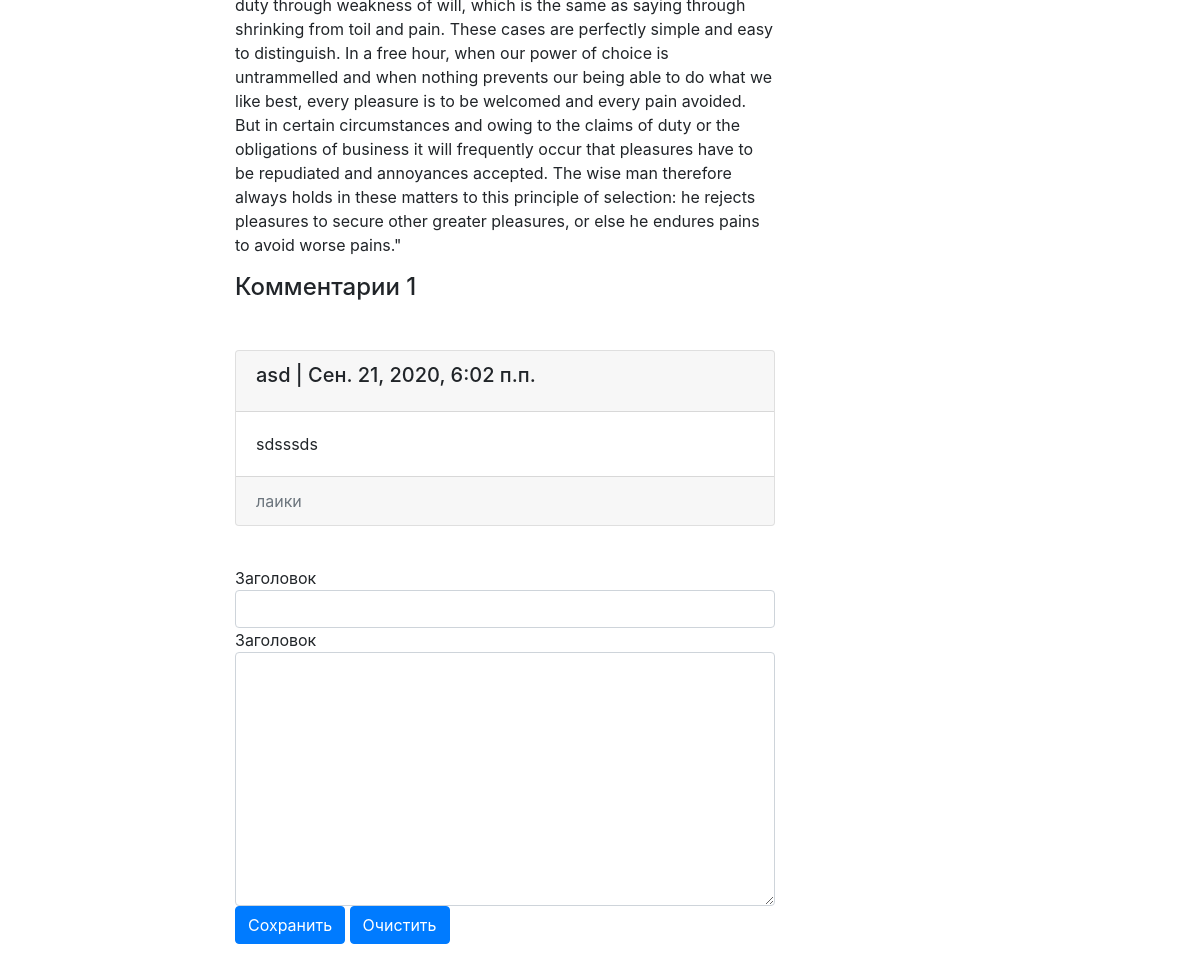
/post/asdasd1/ (lower part), run on an earlier commit of the app's database.
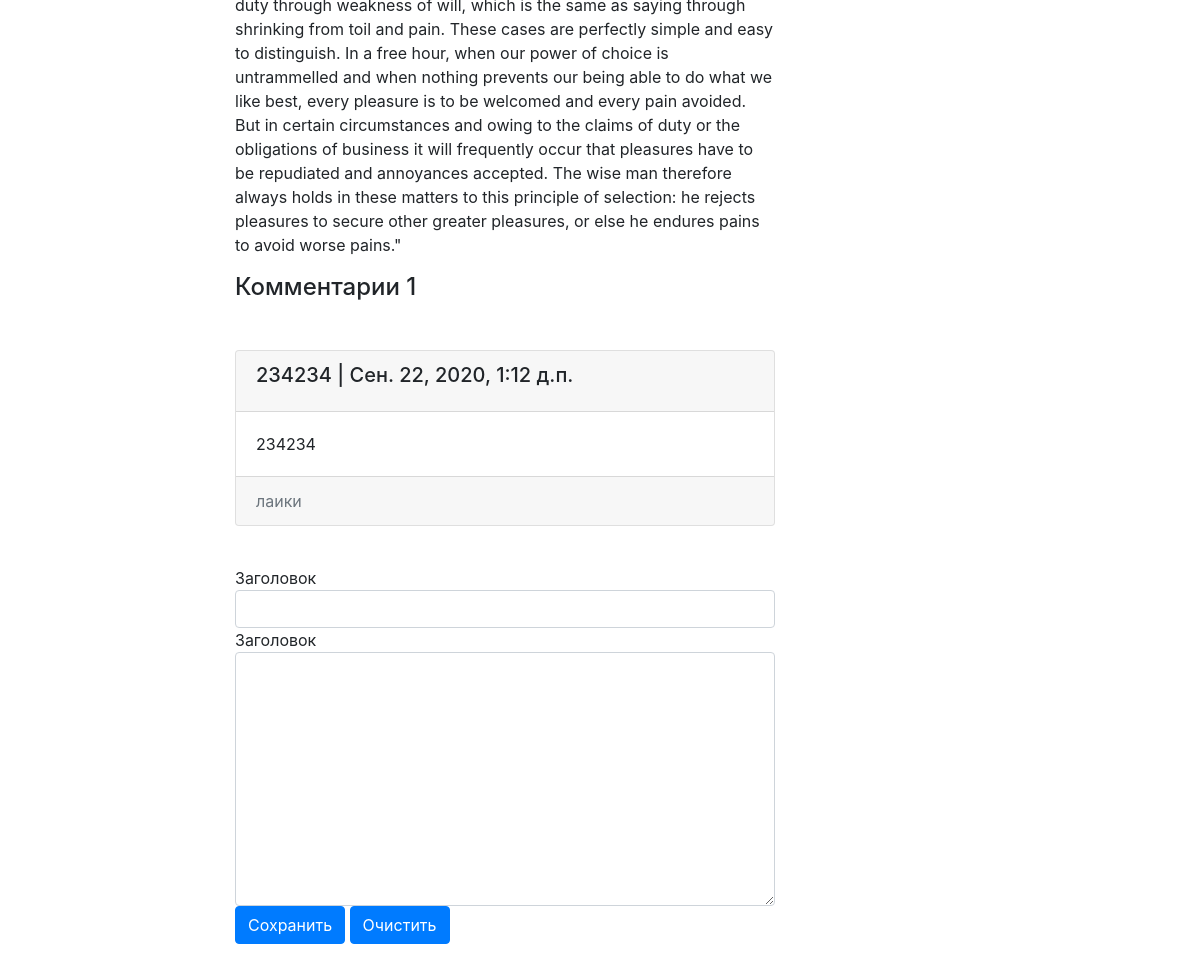
And on a later commit of the database.
### blog/models.py (models this page shows, shortened)
class Comment(models.Model):
    name_author=models.CharField(max_length=50,blank=None,verbose_name="Заголовок")
    body_comment=models.CharField(max_length=300,blank=None,verbose_name="Заголовок")
    post=models.ForeignKey(Post,on_delete=models.CASCADE,verbose_name="")
    comm_date_pub = models.DateTimeField(auto_now_add=True)
    class Meta:
        ordering=['-comm_date_pub']

### blog/views.py (the view)
# urls.py: path('post/<str:slug>/',PostDetail.as_view(), name='post_detail_url'),
class PostDetail(ObjectDetailMixin,View):
   model = Post
   template = 'blog/post_detail.html'

### blog/forms.py
class CommentForm(forms.ModelForm):
    class Meta:
        model = Comment
        fields = ["name_author","body_comment","post"]
        widgets = {
            'name_author': forms.TextInput(attrs={'class': 'form-control'}),
            'body_comment': forms.Textarea(attrs={'class': 'form-control'}),
            'post': forms.HiddenInput(),
        }

### blog/models.py (called while the page is built)
        def get_absolute_url(self):
            return reverse("post_detail_url", kwargs={"slug": self.slug})

### blog/utils.py (called while the page is built)
    def get(self,request,slug):
        if self.model.__name__ == "Post":
            obj = get_object_or_404(self.model,slug__iexact=slug)
            comm = obj.comment_set.all()
            form = CommentForm( {"post":obj})
            return render(request, self.template,
                      context={self.model.__name__.lower(): obj,"comm":comm,"form": form})
        else:
            obj = get_object_or_404(self.model, slug__iexact=slug)
            return render(request, self.template,
                          context={self.model.__name__.lower(): obj})

### blog/templates/blog/post_detail.html (shortened to what this page needs)
{% extends "blog/base_blog.html" %}
    {% block content %}
        <br>
        <p class="mt-5">
        </p>
        <h4 class="mb-5 mt-3">Комментарии {{comm.count}} </h4>
            {% for c in comm %}
            <div class="card">
                    <div class="card-header">
                        <h5 class="card-title"> {{c.name_author}} | {{c.comm_date_pub}}</h5>
                    </div>
                    <div class="card-body">
                        <p class="card-text"> {{c.body_comment}}</p>
                    </div>
                    <div class="card-footer text-muted">
                        лаики
                    </div>
            </div>
            <br>
          {% endfor %}
 <form class="mb-5 mt-3" action="{{  post.get_absolute_url  }}"  method="post">
        {% for fields in form %}
                {{fields.label}}
                {{fields}}
        {% endfor%}
        <button type="submit" class="btn  btn-primary"> Сохранить</button>
        <button type="reset" class="btn  btn-primary"> Очистить</button>
    </form>
    {% endblock content %}

What changed in the data, as far as the page shows it:
removed Comment: name_author "asd", comm_date_pub "Сен. 21, 2020, 6:02 п.п.", body_comment "sdsssds"
added Comment: name_author "234234", comm_date_pub "Сен. 22, 2020, 1:12 д.п.", body_comment "234234"
